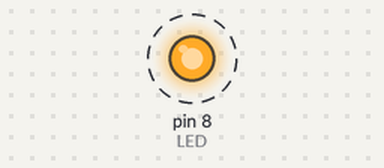
The sketch below on a simulated Arduino Uno, built with avr-gcc and run on an emulated ATmega328P. On the bench: output pins drawn as LEDs (lit = HIGH). Dashed ring = blinking.

Above: at 0.5 s.
Timing chart, 0 to 4.6 s (numbered marks = the images above):
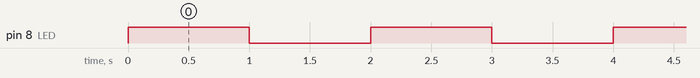

The sketch:

1-LED_Blink.ino
```cpp
int LED=8;            // LED IS CONNECTED TO DIGITAL PIN 8
int delayTime=1000;

void setup() {
  // initialize digital pin LED as an output.
  pinMode(LED, OUTPUT);
}

// the loop function runs over and over again forever
void loop() {
  digitalWrite(LED, HIGH);   // turn the LED on (HIGH is the voltage level)
  delay(delayTime);                       // wait for a second
  digitalWrite(LED, LOW);    // turn the LED off by making the voltage LOW
  delay(delayTime);                       // wait for a second
}
```

Measured:
- by itself, pin 8 (LED): alternates HIGH for 1.0 s and LOW for 1.0 s
